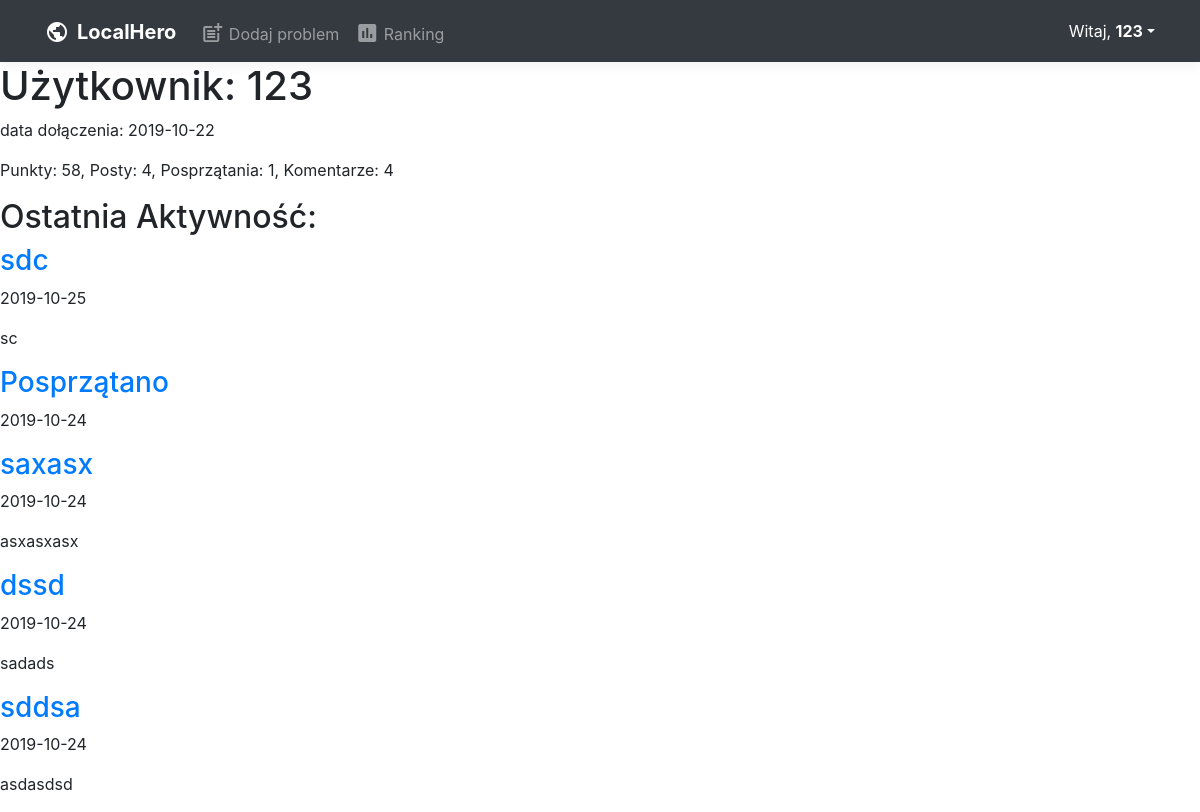
Screenshot of /index.php?page=view_user (signed in) with the database file from the repository.
### tables this page shows
CREATE TABLE IF NOT EXISTS `user` (
  `id` int(11) NOT NULL AUTO_INCREMENT,
  `login` varchar(100) NOT NULL,
  `password` varchar(64) NOT NULL,
  `e_mail` varchar(100) NOT NULL,
  `date` date NOT NULL,
  `moderator` tinyint(1) NOT NULL DEFAULT '0',
  `status` tinyint(1) NOT NULL,
  PRIMARY KEY (`id`)
);

CREATE TABLE IF NOT EXISTS `post` (
  `id` int(11) NOT NULL AUTO_INCREMENT,
  `id_user` int(11) NOT NULL,
  `title` varchar(400) NOT NULL,
  `description` text NOT NULL,
  `date` date NOT NULL,
  `lat` varchar(30) NOT NULL,
  `lng` varchar(30) NOT NULL,
  `status` enum('waiting','approved','removed','') NOT NULL,
  PRIMARY KEY (`id`),
  KEY `id_user` (`id_user`)
);

CREATE TABLE IF NOT EXISTS `cleaned_up` (
  `id` int(11) NOT NULL AUTO_INCREMENT,
  `id_user` int(11) NOT NULL,
  `description` text NOT NULL,
  `date` date NOT NULL,
  `id_post` int(11) NOT NULL,
  `status` enum('waiting','approved','removed','') NOT NULL,
  PRIMARY KEY (`id`),
  KEY `id_user` (`id_user`),
  KEY `id_post` (`id_post`)
);

### classes.php (called while the page is built, shortened)
<?php
include_once('classes/DBConnect.php');
function classesAutoLoader($className)
{
	if(file_exists('classes/'.$className.'.php'))
	{
		return true;
	}
	else
	{
		return false;
	}
}
?>

### classes/Post.php (called while the page is built, shortened)
<?php
class Post extends DBConnect
{
    public function getUserPosts($user_id, &$start_id, &$table)
    {
        try
        {
            $stmt = $this -> connection -> prepare('SELECT * FROM post WHERE id_user = :id_user ORDER BY id DESC LIMIT 0,20');
            $stmt -> bindParam(':id_user',$user_id,PDO::PARAM_INT);
            $stmt ->execute();
            $this -> resultGetUserPost = true;
        }
        catch(PDOException $e)
		{
			$this -> resultGetUserPost = false;
		}
    }
    public function getUserCleanedUp($user_id, &$start_id, &$table)
    {
        try
        {
            $stmt = $this -> connection -> prepare('SELECT * FROM cleaned_up WHERE id_user = :id_user ORDER BY id DESC LIMIT 0,20');
            $stmt -> bindParam(':id_user',$user_id,PDO::PARAM_INT);
            $stmt ->execute();
			while($row = $stmt -> fetch())
			{
				$table[$start_id] = $row;
				$start_id++;
			}
            $this -> resultGetUserCleanedUp = true;
        }
        catch(PDOException $e)
		{
			$this -> resultGetUserCleanedUp = false;
		}
    }
}

### classes/user.php (called while the page is built, shortened)
<?php
class User extends DBConnect
{
    public function getUser($user_id)
    {
        try
        {
            $stmt = $this -> connection -> prepare('SELECT user.*, COUNT(IF(user_reaction.reaction = 1, 1, NULL)) AS likes, COUNT(IF(user_reaction.reaction = 0, 1, NULL)) AS dislikes
            FROM user, user_reaction WHERE user.id = :id_user ');
            $stmt -> bindParam(':id_user',$user_id,PDO::PARAM_INT);
            $stmt ->execute();
            $this -> getUser = $stmt -> fetch();
        }
        catch(PDOException $e)
		{
			$this -> resultGetUser = false;
		}
    }
    public function getReactionInfo($user_id_to)
    {
        try
        {
            $stmt = $this -> connection -> prepare('SELECT user.id,
            (SELECT COUNT(post.id_user) FROM post WHERE post.id_user = user.id AND post.status="approved") AS posts,
            (SELECT COUNT(cleaned_up.id_user) FROM cleaned_up WHERE cleaned_up.id_user = user.id AND cleaned_up.status="approved") AS cleaned_up,
            (SELECT COUNT(comment.id_user) FROM comment WHERE comment.id_user = user.id AND comment.status=1) AS comments,
            ((SELECT COUNT(post.id_user) FROM post WHERE post.id_user = user.id AND post.status="approved") * 10
            + (SELECT COUNT(cleaned_up.id_user) FROM cleaned_up WHERE cleaned_up.id_user = user.id AND cleaned_up.status="approved") * 10
            + (SELECT COUNT(comment.id_user) FROM comment WHERE comment.id_user = user.id AND comment.status=1)*2
            + (SELECT COUNT(IF(post_reaction.reaction = 1, 1, NULL)) FROM post_reaction, post WHERE post.id_user = user.id AND post.id = post_reaction.id_post AND post.status="approved")
            - (SELECT COUNT(IF(post_reaction.reaction = 0, 1, NULL)) FROM post_reaction, post WHERE post.id_user = user.id AND post.id = post_reaction.id_post AND post.status="approved")
            )
            AS points
            FROM user WHERE user.id = :id_to');
            $stmt -> bindParam(':id_to',$user_id_to,PDO::PARAM_INT);
            $stmt ->execute();
			$this -> reactionInfo = $stmt -> fetch();
            $this -> resultGetReactionInfo = true;
        }
        catch(PDOException $e)
		{
			$this -> resultGetReactionInfo = false;
		}
    }
}
?>

### classes/DBConnect.php (called while the page is built, shortened)
<?php
class DBConnect
{
	private $name_user_db = 'root';
	private $password_user_db = '';
	private $host = '127.0.0.1';
	private $db_name = 'localhero';
	private static $connectionGlobal = false;
	public function __construct()
	{
			if(DBConnect::$connectionGlobal === false)
			{
				try
				{
					DBConnect::$connectionGlobal = new PDO('mysql:host='.$this->host.';dbname='.$this->db_name.';charset=utf8',$this->name_user_db,$this->password_user_db);
				}
				catch(PDOException $e)
				{
					DBConnect::$resultConnectionGlobal = false;
				}
			}
			$this->connection = DBConnect::$connectionGlobal;
	}
}
?>

### admin/functions.php (called while the page is built, shortened)
<?php
function array_orderby()
{
    $args = func_get_args();
    $data = array_shift($args);
    foreach ($args as $n => $field) {
        if (is_string($field)) {
            $tmp = array();
            foreach ($data as $key => $row)
                $tmp[$key] = $row[$field];
            $args[$n] = $tmp;
            }
    }
    $args[] = &$data;
    return array_pop($args);
}
?>

### modules/view_user.php (the view, shortened to what this page needs)
<?php
$error = 1;
if((isset($_REQUEST['user_id']) && is_numeric($_REQUEST['user_id']))
or $signed_in)
{
    if(isset($_REQUEST['user_id']))
    {
        $here_user_id = $_REQUEST['user_id'];
    }
    else
    {
        $here_user_id = $user_id;
    }
    $user = new User();
    $post = new Post();
    if($user -> resultConnection && $post -> resultConnection)
    {
        $user -> getUser($here_user_id);
        if($user -> resultGetUser && $user -> getUser['id'] != NULL &&(($signed_in && $user_mod) or $user -> getUser['status'] == 1))
        {
            $start_id = 0;
            $table = array();
            $post -> getUserPosts($here_user_id, $start_id, $table);
            $post -> getUserCleanedUp($here_user_id, $start_id, $table);
                $user -> getReactionInfo($here_user_id);
            if($post -> resultGetUserCleanedUp && $post -> resultGetUserPost && $user -> resultGetReactionInfo)
            {
                $activity = array_orderby($table, 'date', SORT_DESC);
                $error = -1;
            }
        }
    }
}
switch($error)
{
    case -1:
        echo '<h1>Użytkownik: '.$user -> getUser['login'].'</h1>
        <p>data dołączenia: '.$user -> getUser['date'].'</p>
        <p>Punkty: '.$user -> reactionInfo['points'].', Posty: '.$user -> reactionInfo['posts'].', Posprzątania: '.$user -> reactionInfo['cleaned_up'].', Komentarze: '.$user -> reactionInfo['comments'].'</p>';
            echo '
            <h2>Ostatnia Aktywność:</h2>';
            if(isset($activity[0]['id']) && $activity[0]['id'] != NULL)
            {
                foreach($activity as $row)
                {
                    if($row['status'] == 'approved' or ($signed_in && ($user -> getUser['id'] == $user_id or $user_mod)))
                    {
                        echo '<div>
                        <a href="index.php?page=view_post&post_id=';
                        if(isset($row['title']) && $row['title'] != NULL)
                        {
                            echo $row['id'].'">
                            <h3>'.$row['title'].'</h3>';
                        }
                        else
                        {
                            echo $row['id_post'].'">
                            <h3>Posprzątano</h3>';
                        }
                        echo '</a>';
                        echo '<p>'.$row['date'].'</p>
                        <p>'.$row['description'].'</p>';
                        echo '</div>';
                    }
                }
            }
            else
            {
                echo '<p>Brak aktywności.</p>';
            }
        break;
}
?>

### assets/css/main.css (style rules this page uses)
:root { --jumbotron-padding-y: 3rem; }

### rows the page displays
user: login "123", date "2019-10-22"
post: title "sdc", date "2019-10-25", description "sc"
cleaned_up: date "2019-10-24"
post: title "saxasx", date "2019-10-24", description "asxasxasx"
post: title "dssd", date "2019-10-24", description "sadads"
post: title "sddsa", date "2019-10-24", description "asdasdsd"

### other values shown
$user_login "123"
$user -> reactionInfo['points'] "58"
$user -> reactionInfo['posts'] "4"
$user -> reactionInfo['cleaned_up'] "1"
$user -> reactionInfo['comments'] "4"
